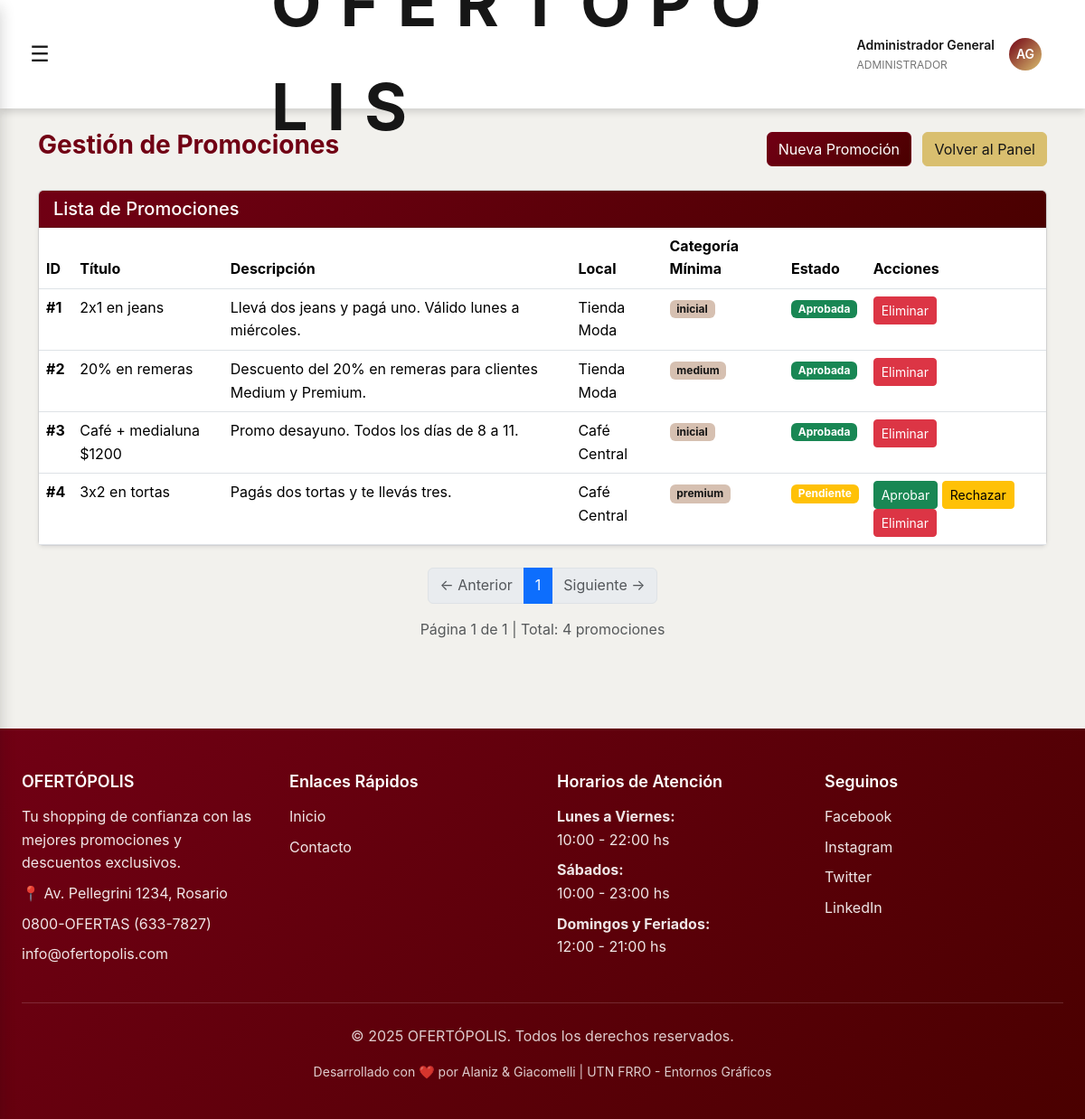
The app's page /admin/promociones.php (signed in), older data.
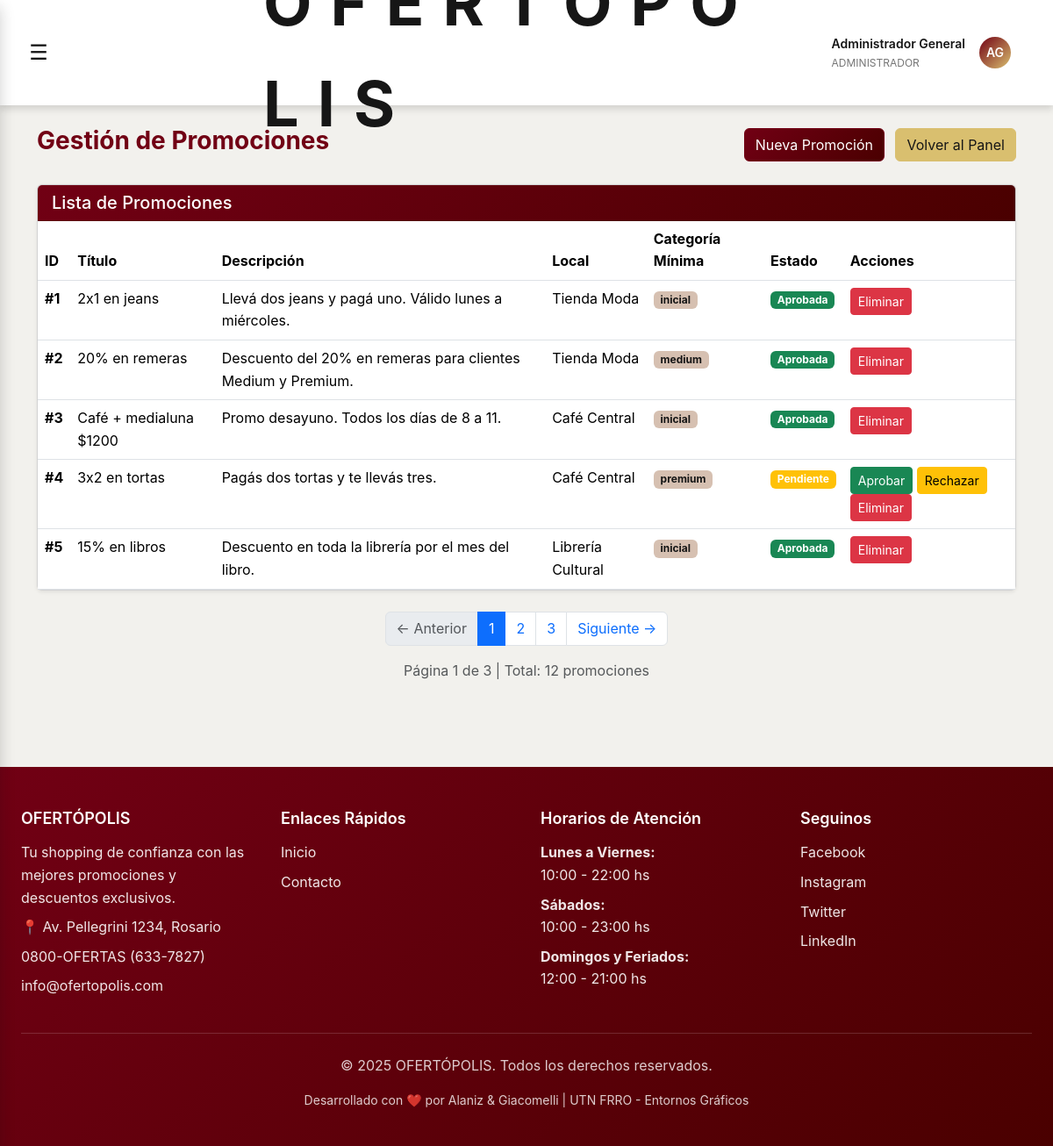
The same page, newer data.
### tables this page shows
CREATE TABLE promociones (
  id INT AUTO_INCREMENT PRIMARY KEY,
  id_local INT,
  titulo VARCHAR(150),
  descripcion TEXT,
  fecha_inicio DATE,
  fecha_fin DATE,
  dias_vigencia VARCHAR(100),
  categoria_minima ENUM('inicial','medium','premium'),
  estado ENUM('pendiente','aprobada','rechazada') DEFAULT 'pendiente',
  FOREIGN KEY (id_local) REFERENCES locales(id) ON DELETE CASCADE
);

CREATE TABLE locales (
  id INT AUTO_INCREMENT PRIMARY KEY,
  nombre VARCHAR(100) NOT NULL,
  ubicacion VARCHAR(50),
  rubro VARCHAR(100),
  id_duenio INT,
  FOREIGN KEY (id_duenio) REFERENCES usuarios(id) ON DELETE SET NULL
);

### admin/promociones.php (the view, shortened to what this page needs)
<?php
include_once("../includes/db.php");
$limite = 5;
$pagina = isset($_GET['pagina']) ? (int)$_GET['pagina'] : 1;
$inicio = ($pagina - 1) * $limite;
$total_result = $conn->query("SELECT COUNT(*) as total FROM promociones");
$total_row = $total_result->fetch_assoc();
$total_promociones = $total_row['total'];
$total_paginas = ceil($total_promociones / $limite);
$promos = $conn->query("SELECT p.*, l.nombre AS local FROM promociones p LEFT JOIN locales l ON p.id_local = l.id LIMIT $inicio, $limite");
?>
<!DOCTYPE html>
<html lang="es">
<head>
<link href="https://cdn.jsdelivr.net/npm/bootstrap@5.3.3/dist/css/bootstrap.min.css" rel="stylesheet">
<link href="../css/estilos.css" rel="stylesheet">
<link href="../css/header.css" rel="stylesheet">
<link href="../css/footer.css" rel="stylesheet">
<link href="../css/panels.css" rel="stylesheet">
</head>
<body>
<?php include("../includes/header.php"); ?>
<main id="main-content" class="main-content">
<div class="container mt-4 mb-5">
  <div class="d-flex justify-content-between align-items-center mb-4">
    <h3 style="color: var(--primary-color); font-weight: 700;">Gestión de Promociones</h3>
    <div>
      <button class="btn btn-primary me-2" data-bs-toggle="modal" data-bs-target="#modalAgregar">Nueva Promoción</button>
      <a href="admin.php" class="btn btn-secondary">Volver al Panel</a>
    </div>
  </div>
  <div class="card shadow-sm">
    <div class="card-header text-white" style="background: linear-gradient(135deg, var(--primary-color), var(--primary-dark));">
      <h5 class="mb-0">Lista de Promociones</h5>
    </div>
    <div class="card-body p-0">
      <div class="table-responsive">
        <table class="table table-hover mb-0">
          <thead style="background-color: var(--light);">
            <tr>
              <th>ID</th>
              <th>Título</th>
              <th>Descripción</th>
              <th>Local</th>
              <th>Categoría Mínima</th>
              <th>Estado</th>
              <th>Acciones</th>
            </tr>
          </thead>
          <tbody>
      <?php while($p = $promos->fetch_assoc()): ?>
        <tr>
          <td><strong>#<?= $p['id'] ?></strong></td>
          <td><?= htmlspecialchars($p['titulo']) ?></td>
          <td><?= htmlspecialchars($p['descripcion']) ?></td>
          <td><?= htmlspecialchars($p['local']) ?></td>
          <td><span class="badge bg-info"><?= htmlspecialchars($p['categoria_minima']) ?></span></td>
          <td>
            <?php if($p['estado'] == 'pendiente'): ?>
              <span class="badge bg-warning">Pendiente</span>
            <?php elseif($p['estado'] == 'aprobada'): ?>
              <span class="badge bg-success">Aprobada</span>
            <?php elseif($p['estado'] == 'rechazada'): ?>
              <span class="badge bg-danger">Rechazada</span>
            <?php endif; ?>
          </td>
          <td>
            <?php if($p['estado'] == 'pendiente'): ?>
              <a href="?accion=aprobar&id=<?= $p['id'] ?>&pagina=<?= $pagina ?>"
                 class="btn btn-success btn-sm"
                 onclick="return confirm('¿Aprobar esta promoción?')">
                Aprobar
              </a>
              <a href="?accion=rechazar&id=<?= $p['id'] ?>&pagina=<?= $pagina ?>"
                 class="btn btn-warning btn-sm"
                 onclick="return confirm('¿Rechazar esta promoción?')">
                Rechazar
              </a>
            <?php endif; ?>
            <a href="?eliminar=<?= $p['id'] ?>&pagina=<?= $pagina ?>"
               class="btn btn-danger btn-sm"
               onclick="return confirm('¿Eliminar promoción?')">
              Eliminar
            </a>
          </td>
        </tr>
      <?php endwhile; ?>
          </tbody>
        </table>
      </div>
    </div>
  </div>
  <nav aria-label="Paginación de promociones" class="mt-4">
    <ul class="pagination justify-content-center">
      <?php if ($pagina > 1): ?>
        <li class="page-item">
          <a class="page-link" href="?pagina=<?= $pagina - 1 ?>">← Anterior</a>
        </li>
      <?php else: ?>
        <li class="page-item disabled">
          <span class="page-link">← Anterior</span>
        </li>
      <?php endif; ?>
      <?php for ($i = 1; $i <= $total_paginas; $i++): ?>
        <li class="page-item <?= ($i == $pagina) ? 'active' : '' ?>">
          <a class="page-link" href="?pagina=<?= $i ?>"><?= $i ?></a>
        </li>
      <?php endfor; ?>
      <?php if ($pagina < $total_paginas): ?>
        <li class="page-item">
          <a class="page-link" href="?pagina=<?= $pagina + 1 ?>">Siguiente →</a>
        </li>
      <?php else: ?>
        <li class="page-item disabled">
          <span class="page-link">Siguiente →</span>
        </li>
      <?php endif; ?>
    </ul>
  </nav>
  <p class="text-center text-muted">
    Página <?= $pagina ?> de <?= $total_paginas ?> | Total: <?= $total_promociones ?> promociones
  </p>
</div>
</main>
<?php include("../includes/footer.php"); ?>
</body>
</html>

Row changes from the older to the newer data that the page shows:
added promociones: id "5", titulo "15% en libros", descripcion "Descuento en toda la librería por el mes del libro.", id_local.nombre "Librería Cultural", categoria_minima "inicial", estado "Aprobada"
Text that changed along with them:
$total_paginas: "1" → "3"
$total_promociones: "4" → "12"
new list line: "2"
new list line: "3"
